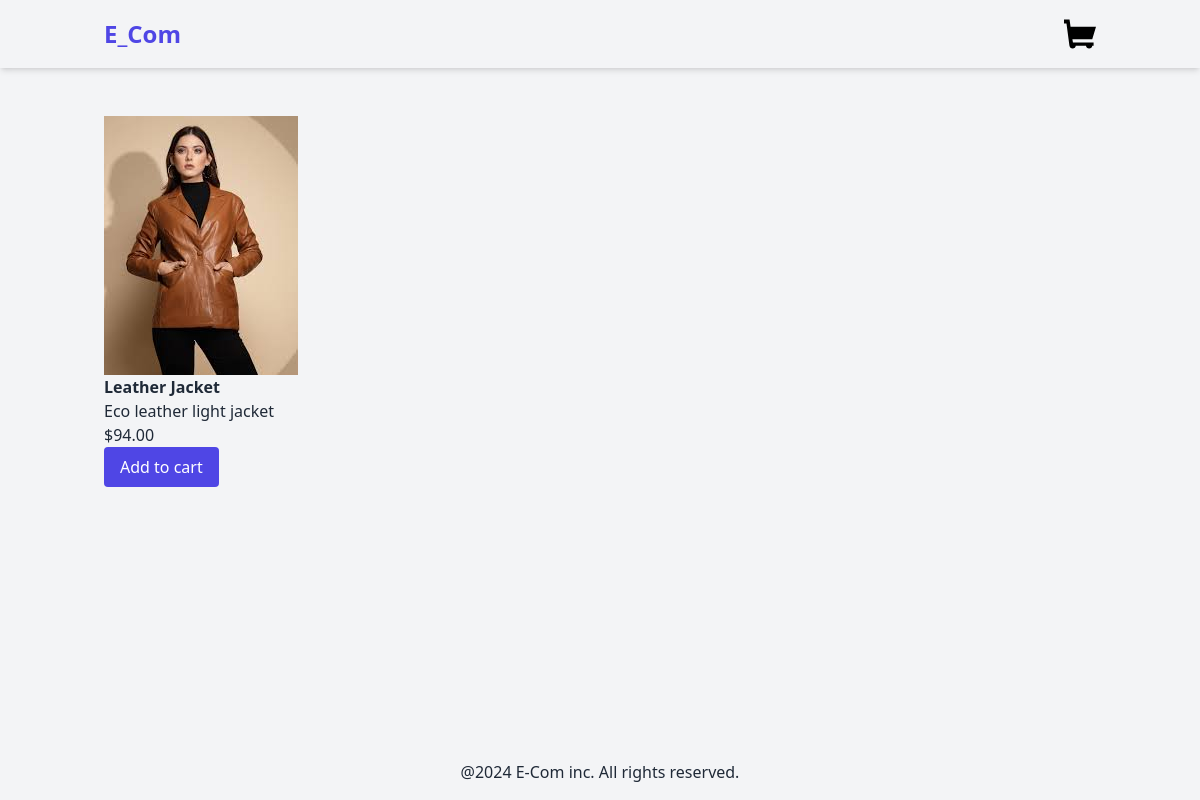
Page /product/2/leather-jacket/ on the committed database.
### products/models.py (models this page shows, shortened)
class Product(models.Model):
    category=models.ForeignKey(Category,related_name='products',on_delete=models.CASCADE)
    name=models.CharField(max_length=250)
    slug=models.SlugField(blank=True)
    description = models.TextField(blank=True)
    price=models.DecimalField(max_digits=10,decimal_places=2)
    available=models.BooleanField(default=True)
    created=models.DateTimeField(auto_now_add=True)
    updated=models.DateTimeField(auto_now=True)
    image=models.ImageField(upload_to='products',blank=True,null=True)

### products/views.py (the view)
# urls.py: path('product/<int:id>/<slug:slug>/',views.product_detail,name='product_detail')
def product_detail(request,id,slug):
    product = get_object_or_404(Product,id=id,slug=slug,available=True)
    return render(request,'products/product/detail.html',{'product':product})

### products/templates/products/product/detail.html (shortened to what this page needs)
{% extends 'base.html' %}
{%block content%}
<div class ="container mx-auto p-4 flex">
<div>
    {%if product.image%}
    <img src='{{product.image.url}}' alt={{product.name}} class="max-h-[80vh]">
    {%else%}
    <p>The image is not available</p>
    {%endif%}
    <h3 class ="font-semibold">{{product.name}}</h3>
    <p>{{product.description}}</p>
    <p class = "text-indigo-600>">${{product.price}}</p>
    <form action="{% url 'cart:cart_add' product.id %}" method = "post" id="add-to-cart-form">
        <button type="submit" class ="bg-indigo-600 text-white px-4 py-2 rounded">Add to cart</button>
    </form>
</div>
</div>
{%endblock%}

### rows in the picture
Product: image (picture), name "Leather Jacket", description "Eco leather light jacket", price "94.00"
